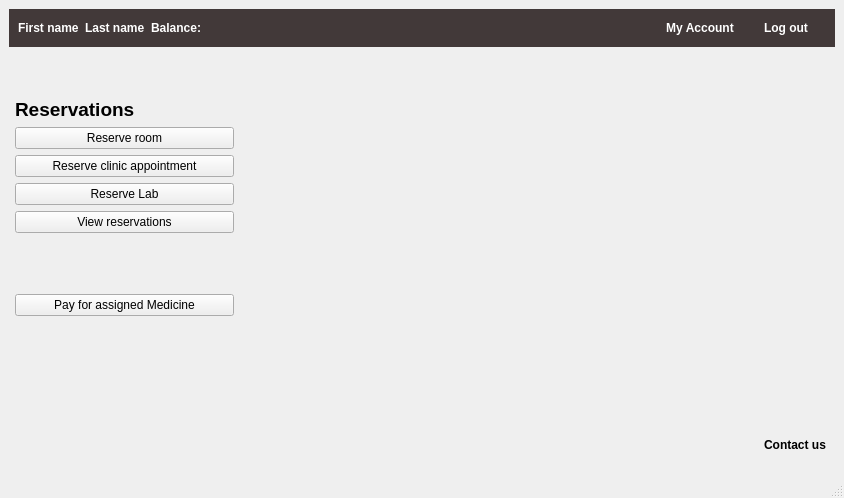
<?xml version="1.0" encoding="UTF-8"?>
<ui version="4.0">
 <class>Homepage</class>
 <widget class="QMainWindow" name="Homepage">
  <property name="geometry">
   <rect>
    <x>0</x>
    <y>0</y>
    <width>844</width>
    <height>498</height>
   </rect>
  </property>
  <property name="cursor">
   <cursorShape>ArrowCursor</cursorShape>
  </property>
  <property name="windowTitle">
   <string>MainWindow</string>
  </property>
  <property name="iconSize">
   <size>
    <width>48</width>
    <height>48</height>
   </size>
  </property>
  <widget class="QWidget" name="centralwidget">
   <layout class="QGridLayout" name="gridLayout_4">
    <item row="9" column="2">
     <spacer name="horizontalSpacer_4">
      <property name="orientation">
       <enum>Qt::Horizontal</enum>
      </property>
      <property name="sizeHint" stdset="0">
       <size>
        <width>40</width>
        <height>20</height>
       </size>
      </property>
     </spacer>
    </item>
    <item row="9" column="3">
     <spacer name="horizontalSpacer_5">
      <property name="orientation">
       <enum>Qt::Horizontal</enum>
      </property>
      <property name="sizeHint" stdset="0">
       <size>
        <width>40</width>
        <height>20</height>
       </size>
      </property>
     </spacer>
    </item>
    <item row="8" column="6">
     <spacer name="verticalSpacer_7">
      <property name="orientation">
       <enum>Qt::Vertical</enum>
      </property>
      <property name="sizeHint" stdset="0">
       <size>
        <width>20</width>
        <height>40</height>
       </size>
      </property>
     </spacer>
    </item>
    <item row="6" column="6">
     <spacer name="verticalSpacer_5">
      <property name="orientation">
       <enum>Qt::Vertical</enum>
      </property>
      <property name="sizeHint" stdset="0">
       <size>
        <width>20</width>
        <height>40</height>
       </size>
      </property>
     </spacer>
    </item>
    <item row="0" column="0" colspan="7">
     <widget class="QWidget" name="widget" native="true">
      <property name="styleSheet">
       <string notr="true">QWidget {background-color:rgb(66, 57, 57); color:rgb(255, 255, 255);
}
</string>
      </property>
      <layout class="QGridLayout" name="gridLayout_3">
       <item row="0" column="0">
        <layout class="QGridLayout" name="gridLayout">
         <item row="0" column="1">
          <widget class="QLabel" name="label_3">
           <property name="font">
            <font>
             <bold>true</bold>
            </font>
           </property>
           <property name="text">
            <string>Last name</string>
           </property>
          </widget>
         </item>
         <item row="0" column="3">
          <spacer name="horizontalSpacer">
           <property name="orientation">
            <enum>Qt::Horizontal</enum>
           </property>
           <property name="sizeHint" stdset="0">
            <size>
             <width>40</width>
             <height>20</height>
            </size>
           </property>
          </spacer>
         </item>
         <item row="0" column="0">
          <widget class="QLabel" name="label_2">
           <property name="font">
            <font>
             <bold>true</bold>
            </font>
           </property>
           <property name="text">
            <string>First name</string>
           </property>
          </widget>
         </item>
         <item row="0" column="5">
          <widget class="QPushButton" name="pushButton_5">
           <property name="font">
            <font>
             <bold>true</bold>
            </font>
           </property>
           <property name="cursor">
            <cursorShape>PointingHandCursor</cursorShape>
           </property>
           <property name="styleSheet">
            <string notr="true">QPushButton {color: white; border-radius: 6px;min-width: 80px;}</string>
           </property>
           <property name="text">
            <string>Log out</string>
           </property>
           <property name="default">
            <bool>false</bool>
           </property>
           <property name="flat">
            <bool>true</bool>
           </property>
          </widget>
         </item>
         <item row="0" column="4">
          <widget class="QPushButton" name="pushButton_4">
           <property name="font">
            <font>
             <bold>true</bold>
            </font>
           </property>
           <property name="cursor">
            <cursorShape>PointingHandCursor</cursorShape>
           </property>
           <property name="styleSheet">
            <string notr="true">QPushButton {color: white; border-radius: 6px;min-width: 80px;}</string>
           </property>
           <property name="text">
            <string>My Account</string>
           </property>
           <property name="default">
            <bool>false</bool>
           </property>
           <property name="flat">
            <bool>true</bool>
           </property>
          </widget>
         </item>
         <item row="0" column="2">
          <widget class="QLabel" name="label">
           <property name="font">
            <font>
             <bold>true</bold>
            </font>
           </property>
           <property name="text">
            <string>Balance: </string>
           </property>
          </widget>
         </item>
        </layout>
       </item>
      </layout>
     </widget>
    </item>
    <item row="9" column="1">
     <spacer name="verticalSpacer_3">
      <property name="orientation">
       <enum>Qt::Vertical</enum>
      </property>
      <property name="sizeHint" stdset="0">
       <size>
        <width>20</width>
        <height>40</height>
       </size>
      </property>
     </spacer>
    </item>
    <item row="3" column="1" colspan="2">
     <layout class="QGridLayout" name="gridLayout_5">
      <item row="2" column="0">
       <widget class="QPushButton" name="pushButton_9">
        <property name="cursor">
         <cursorShape>PointingHandCursor</cursorShape>
        </property>
        <property name="text">
         <string>Reserve Lab</string>
        </property>
        <property name="flat">
         <bool>false</bool>
        </property>
       </widget>
      </item>
      <item row="3" column="0">
       <widget class="QPushButton" name="pushButton_6">
        <property name="cursor">
         <cursorShape>PointingHandCursor</cursorShape>
        </property>
        <property name="text">
         <string>View reservations</string>
        </property>
        <property name="flat">
         <bool>false</bool>
        </property>
       </widget>
      </item>
      <item row="0" column="0">
       <widget class="QPushButton" name="ReserveRoomButton">
        <property name="cursor">
         <cursorShape>PointingHandCursor</cursorShape>
        </property>
        <property name="text">
         <string>Reserve room</string>
        </property>
        <property name="flat">
         <bool>false</bool>
        </property>
       </widget>
      </item>
      <item row="1" column="0">
       <widget class="QPushButton" name="pushButton_2">
        <property name="cursor">
         <cursorShape>PointingHandCursor</cursorShape>
        </property>
        <property name="text">
         <string>Reserve clinic appointment</string>
        </property>
        <property name="flat">
         <bool>false</bool>
        </property>
       </widget>
      </item>
     </layout>
    </item>
    <item row="2" column="1" colspan="2">
     <widget class="QLabel" name="label_4">
      <property name="font">
       <font>
        <pointsize>14</pointsize>
        <bold>true</bold>
       </font>
      </property>
      <property name="text">
       <string>Reservations</string>
      </property>
     </widget>
    </item>
    <item row="9" column="4">
     <spacer name="horizontalSpacer_6">
      <property name="orientation">
       <enum>Qt::Horizontal</enum>
      </property>
      <property name="sizeHint" stdset="0">
       <size>
        <width>40</width>
        <height>20</height>
       </size>
      </property>
     </spacer>
    </item>
    <item row="7" column="6">
     <spacer name="verticalSpacer_6">
      <property name="orientation">
       <enum>Qt::Vertical</enum>
      </property>
      <property name="sizeHint" stdset="0">
       <size>
        <width>20</width>
        <height>40</height>
       </size>
      </property>
     </spacer>
    </item>
    <item row="5" column="6">
     <spacer name="verticalSpacer_4">
      <property name="orientation">
       <enum>Qt::Vertical</enum>
      </property>
      <property name="sizeHint" stdset="0">
       <size>
        <width>20</width>
        <height>40</height>
       </size>
      </property>
     </spacer>
    </item>
    <item row="1" column="1">
     <spacer name="verticalSpacer">
      <property name="orientation">
       <enum>Qt::Vertical</enum>
      </property>
      <property name="sizeHint" stdset="0">
       <size>
        <width>20</width>
        <height>40</height>
       </size>
      </property>
     </spacer>
    </item>
    <item row="9" column="6">
     <layout class="QHBoxLayout" name="horizontalLayout">
      <item>
       <spacer name="horizontalSpacer_7">
        <property name="orientation">
         <enum>Qt::Horizontal</enum>
        </property>
        <property name="sizeHint" stdset="0">
         <size>
          <width>40</width>
          <height>20</height>
         </size>
        </property>
       </spacer>
      </item>
      <item>
       <widget class="QPushButton" name="pushButton_7">
        <property name="font">
         <font>
          <bold>true</bold>
         </font>
        </property>
        <property name="cursor">
         <cursorShape>PointingHandCursor</cursorShape>
        </property>
        <property name="text">
         <string>Contact us</string>
        </property>
        <property name="flat">
         <bool>true</bool>
        </property>
       </widget>
      </item>
     </layout>
    </item>
    <item row="6" column="1" colspan="2">
     <widget class="QPushButton" name="pushButton">
      <property name="text">
       <string>Pay for assigned Medicine</string>
      </property>
     </widget>
    </item>
   </layout>
  </widget>
  <widget class="QMenuBar" name="menubar">
   <property name="geometry">
    <rect>
     <x>0</x>
     <y>0</y>
     <width>844</width>
     <height>25</height>
    </rect>
   </property>
  </widget>
  <widget class="QStatusBar" name="statusbar"/>
 </widget>
 <resources/>
 <connections/>
</ui>
